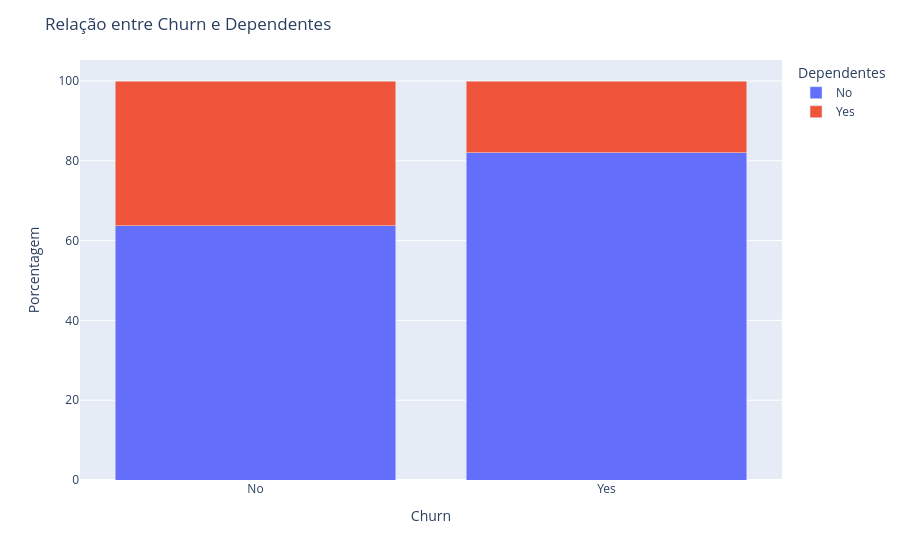

Here is the notebook cell this chart was saved with:
### Markdown cell above
### Notamos também que existe um maior churn entre os casaias que não possuem dependentes

### Code cell
#Relação entre churn e dependentes
df_grouped = df.groupby(['Churn', 'Dependentes']).size().reset_index(name='count')
total_por_churn = df_grouped.groupby('Churn')['count'].transform('sum')
df_grouped['percent'] = (df_grouped['count'] / total_por_churn) * 100

# Cria gráfico de barras empilhadas
fig = px.bar(df_grouped, x='Churn', y='percent', color='Dependentes', barmode='stack',
             labels={'Churn': 'Churn', 'percent': 'Porcentagem', 'Dependentes': 'Dependentes'})

fig.update_layout(title='Relação entre Churn e Dependentes',
                  yaxis_title='Porcentagem',
                  legend_title='Dependentes')
fig.show()

### Figure 1 — Plotly figure (JSON) as saved in the notebook; plotly's stock layout.template omitted (floating-point values rounded to 4 significant figures)
{"data": [{"hovertemplate": "Dependentes=No<br>Churn=%{x}<br>Porcentagem=%{y}<extra></extra>", "legendgroup": "No", "marker": {"color": "#636efa", "pattern": {"shape": ""}}, "name": "No", "orientation": "v", "showlegend": true, "textposition": "auto", "type": "bar", "x": ["No", "Yes"], "xaxis": "x", "y": [63.77, 82.07], "yaxis": "y"}, {"hovertemplate": "Dependentes=Yes<br>Churn=%{x}<br>Porcentagem=%{y}<extra></extra>", "legendgroup": "Yes", "marker": {"color": "#EF553B", "pattern": {"shape": ""}}, "name": "Yes", "orientation": "v", "showlegend": true, "textposition": "auto", "type": "bar", "x": ["No", "Yes"], "xaxis": "x", "y": [36.23, 17.93], "yaxis": "y"}], "layout": {"barmode": "stack", "legend": {"title": {"text": "Dependentes"}, "tracegroupgap": 0}, "margin": {"t": 60}, "title": {"text": "Relação entre Churn e Dependentes"}, "xaxis": {"anchor": "y", "domain": [0, 1], "title": {"text": "Churn"}}, "yaxis": {"anchor": "x", "domain": [0, 1], "title": {"text": "Porcentagem"}}}}
